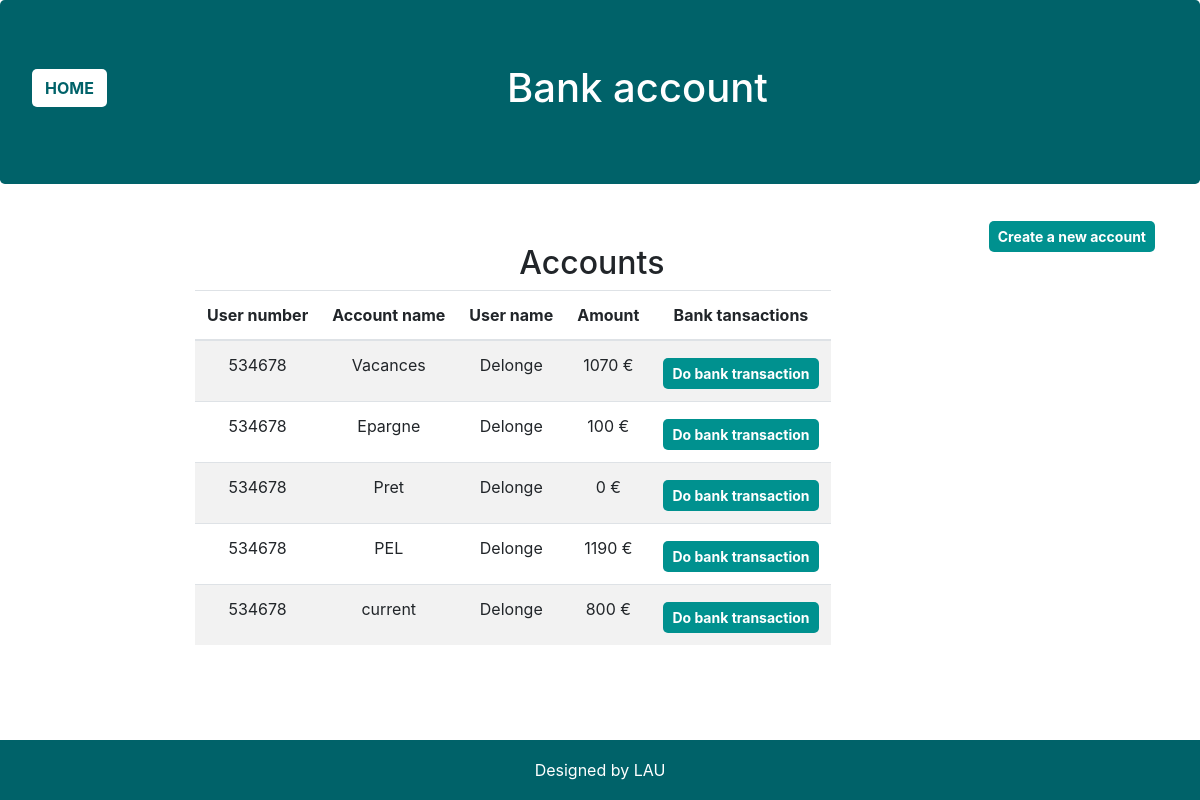
Page /controllers/index.php on the committed database.
### tables this page shows
CREATE TABLE `accountData` (
  `id` int(11) NOT NULL,
  `number` int(11) NOT NULL,
  `account` varchar(255) NOT NULL,
  `name` varchar(255) NOT NULL,
  `amount` int(11) NOT NULL
);

### controllers/index.php (called while the page is built)
<?php
require('../model/Connexion.php');
require('../model/AccountManager.php');
require('../entities/Account.php');
$manager=new AccountManager($bdd);
$accounts = $manager->getAllAccounts();
require '../views/indexView.php';
 ?>

### model/AccountManager.php (called while the page is built, shortened)
<?php
class AccountManager{
  private $db;
public function getAllAccounts(){
  $response=$this->db->query('SELECT * FROM accountData');
  $accounts=$response->fetchAll(PDO::FETCH_ASSOC);
  foreach ($accounts as $key => $value) {
    $accounts[$key]= new Account($value);
  }
  return $accounts;
}
  public function setDb($db)
  {
      $this->db = $db;
  }
}
 ?>

### entities/Account.php (called while the page is built, shortened)
<?php
class Account{
  protected $id;
  protected $number;
  protected $account;
  protected $name;
  protected $amount;
  public function hydrate(array $donnees)
  {
      foreach ($donnees as $key => $value)
      {
          $method = 'set'.ucfirst($key);
      }
  }
public function getId(){
  return $this->id;
}
public function getNumber(){
  return $this->number;
}
public function getAccount(){
  return $this->account;
}
public function getName(){
  return $this->name;
}
public function getAmount(){
  return $this->amount;
}
public function setId(int $id){
$this->id=$id;
}
public function setNumber(int $number){
  $this->number=$number;
}
public function setAccount($account){
  $this->account=$account;
}
public function setName($name){
  $this->name=$name;
}
public function setAmount(int $amount){
  $this->amount=$amount;
}
}
 ?>

### views/indexView.php (the view, shortened to what this page needs)
<?php
  include("template/header.php")
 ?>
<div class="container">
 <?php
echo "<a class='btn btn-custom btn-sm text-white' href='../controllers/create.php'>Create a new account</a>";
 ?>
</div>
 <div class="container TabList">
     <h2 class="text-center">Accounts</h2>
   <table class="table table-striped table-responsive text-center">
     <thead>
       <tr>
         <th>User number</th>
         <th>Account name</th>
         <th>User name</th>
         <th>Amount</th>
         <th>Bank tansactions</th>
       </tr>
     </thead>
     <tbody>
       <?php foreach ($accounts as $account){
     echo "<tr>";
     echo "<td>".$account->getNumber()."</td>";
     echo "<td>".$account->getAccount()."</td>";
     echo "<td>".$account->getName()."</td>";
     echo "<td>".$account->getAmount()." €</td>";
     echo "<td><a class='btn btn-custom btn-sm' href='../controllers/single.php?id=".$account->getId()."'>Do bank transaction</a></td>";
     echo "</tr>";
   } ?>
     </tbody>
   </table>
   </div>
 <?php
   include("template/footer.php")
  ?>

### views/template/header.php (shortened to what this page needs)
<!DOCTYPE html>
<html>
  <head>
    <link rel="stylesheet" href="https://maxcdn.bootstrapcdn.com/bootstrap/4.0.0-alpha.6/css/bootstrap.min.css">
    <link rel="stylesheet" href="../assets/css/main.css">
  </head>
  <body>
    <header>
      <div class="header jumbotron">
          <a href="../controllers/index.php" class="btn btn-custom">HOME</a>
          <h1 class="text-center">Bank account</h1>
      </div>
    </header>

### views/template/footer.php
<footer>
  <p>Designed by LAU</p>
</footer>
</body>
</html>

### assets/css/main.css (style rules this page uses)
html { color: #222; font-size: 1em; line-height: 1.4; }
.jumbotron { background-color: #006269; color: white; }
.header .btn-custom { float:left; background-color: white; color:#006269; }
.TabList { margin-top: 60px; border-radius: 5px; width: 70%; float: none; margin-bottom: 100px; }
.btn-custom { background-color: #00918F; color: white; border-radius: 5px; margin-top: 5px; float: right; font-weight: bold; }
footer { margin-top: -100px; position: fixed; left: 0; bottom: 0; width: 100%; background-color: #006269; height: 60px; line-height: 60px; color: white; text-align: center; }

### rows in the picture
accountdata: number "534678", account "Vacances", name "Delonge", amount "1070"
accountdata: number "534678", account "Epargne", name "Delonge", amount "100"
accountdata: number "534678", account "Pret", name "Delonge", amount "0"
accountdata: number "534678", account "PEL", name "Delonge", amount "1190"
accountdata: number "534678", account "current", name "Delonge", amount "800"
